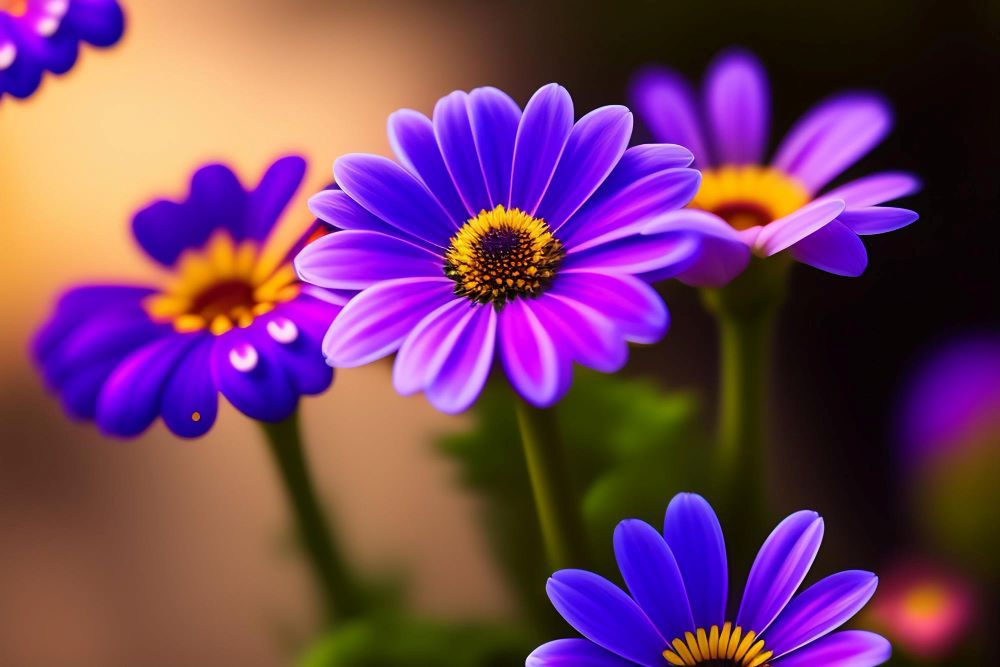
#> input picture Code/Images/tulip.jpg, 1000 x 667 px
$ jupyter execute LSB.ipynb
#> lines starting #> are read from the running program, lines starting #| are printed output that depends on the picture
[cell 1]
import numpy as np
import matplotlib.pyplot as plt
from skimage.transform import resize

[cell 2]
tulip = plt.imread('Images/tulip.jpg')
#> tulip is the input picture: shape (667, 1000, 3); mean R, G, B 115.5, 63.6, 99
message = plt.imread('Images/AI_pointers.png')
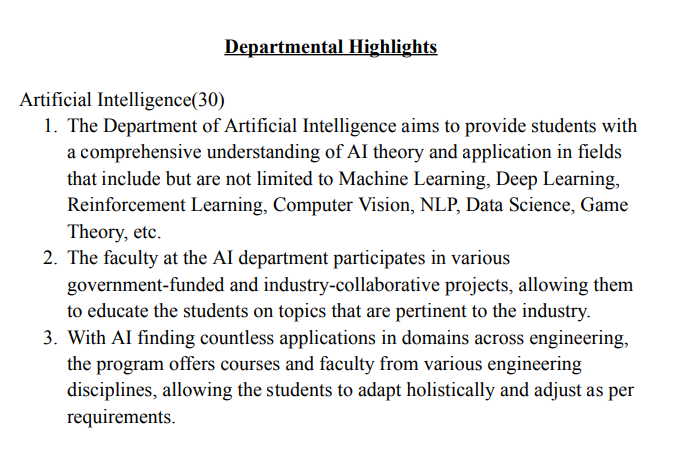
#> input picture Code/Images/AI_pointers.png, 682 x 459 px
#> message is the input picture: shape (459, 682, 4) float32; mean R, G, B, A 0.93, 0.93, 0.93, 1
message = np.asarray(message)
message = message[100:356, 100:356]
#> message: shape (256, 256, 4) float32

scale = (message.shape[1] / tulip.shape[1])*8
#> scale = 2.05
message = resize(message, (message.shape[0], message.shape[1]/scale, 3))
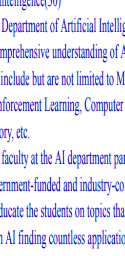
#> message: shape (256, 125, 3) float32; mean R, G, B 0.883, 0.883, 0.981

print(f"The hidden message size is {message.shape}")
#| The hidden message size is (256, 125, 3)
print(f"The original image size is {tulip.shape}")
#| The original image size is (667, 1000, 3)

message = (message * 255).astype(np.uint32)

plt.subplot(1, 2, 1)
plt.imshow(tulip)
plt.title("Original Image")

plt.subplot(1, 2, 2)
plt.imshow(message)
plt.title("Hidden Message")
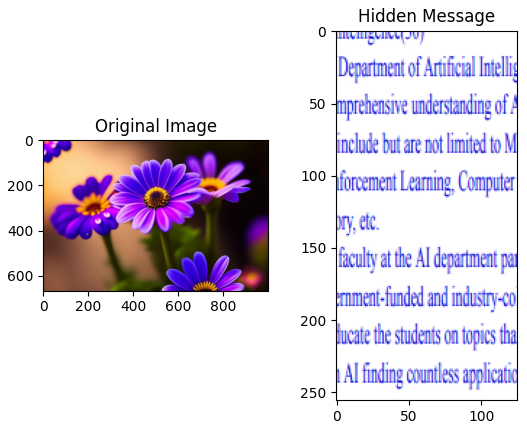
#> figure drawn by matplotlib, 2 panels

[cell 3]
def encode_LSB_match(original_img, hidden_img):

    new_original_img = np.copy(original_img)

    hidden_img_red = []
    hidden_img_green = []
    hidden_img_blue = []

    flat_red = new_original_img[:, :, 0].flatten()
    flat_green = new_original_img[:, :, 1].flatten()
    flat_blue = new_original_img[:, :, 2].flatten()

    flat_hid_red = hidden_img[:, :, 0].flatten()
    flat_hid_green = hidden_img[:, :, 1].flatten()
    flat_hid_blue = hidden_img[:, :, 2].flatten()

    mod_flat_red = np.copy(flat_red)
    mod_flat_green = np.copy(flat_green)
    mod_flat_blue = np.copy(flat_blue)

    for i in range(flat_hid_red.shape[0]):
        hidden_img_red.append(format(flat_hid_red[i], '08b'))
#> after the loop, hidden_img_red = 32000 items

    for i in range(flat_hid_green.shape[0]):
        hidden_img_green.append(format(flat_hid_green[i], '08b'))
#> after the loop, hidden_img_green = 32000 items

    for i in range(flat_hid_blue.shape[0]):
        hidden_img_blue.append(format(flat_hid_blue[i], '08b'))
#> after the loop, hidden_img_blue = 32000 items

    k = 0
    for x, y, z in zip(hidden_img_red, hidden_img_green, hidden_img_blue):
        for i in range(8):
        #     print(type(x[i]))
            if int(x[i]) != (mod_flat_red[k] & 1):
                mod_flat_red[k] = (254 if flat_red[k] == 255 else mod_flat_red[k] + 1)

            if int(y[i]) != (mod_flat_green[k] & 1):
                mod_flat_green[k] = (254 if flat_green[k] == 255 else mod_flat_green[k] + 1)

            if int(z[i]) != (mod_flat_blue[k] & 1):
                mod_flat_blue[k] = (254 if flat_blue[k] == 255 else mod_flat_blue[k] + 1)

            k += 1
#> this loop made 32000 passes
#> (x, y, z) on passes 1 to 3: ('01001001', '10000010', '11101101'), ('11110111', '11111011', '11111110'), ('10101111', '01111100', '11100110')
#> after the loop, k = 256000

    mod_flat_red = mod_flat_red.reshape(original_img.shape[0], original_img.shape[1])
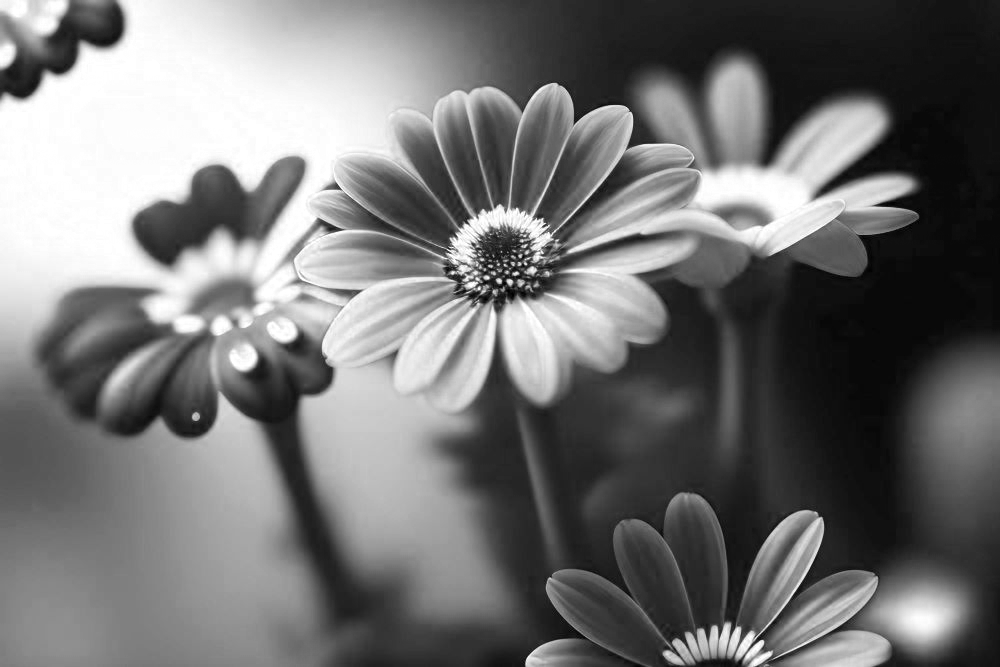
#> mod_flat_red: shape (667, 1000); min 0, max 255, mean 115.7
    mod_flat_green = mod_flat_green.reshape(original_img.shape[0], original_img.shape[1])
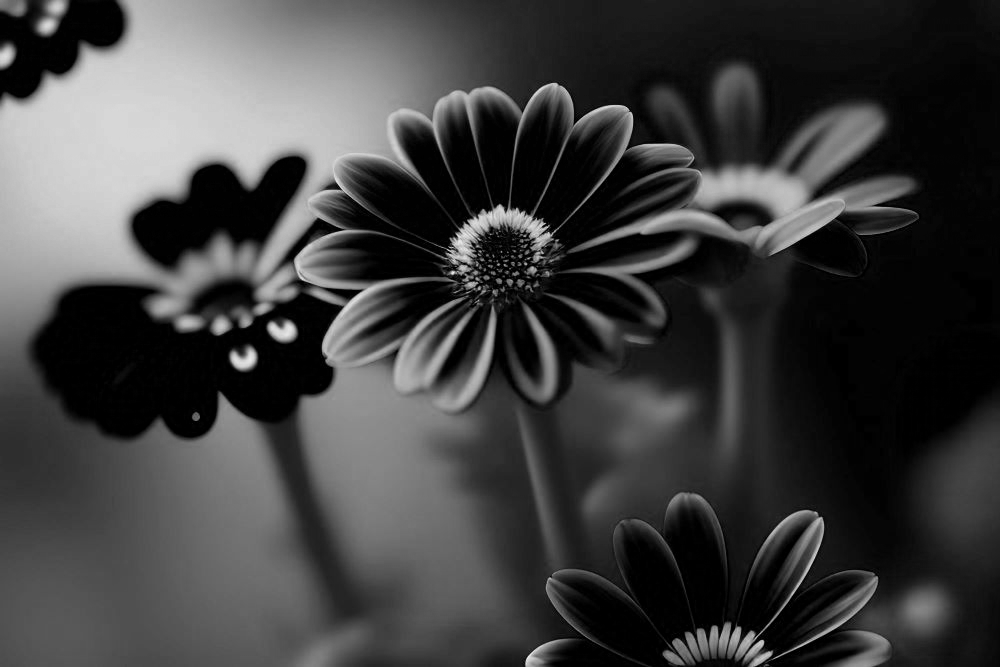
#> mod_flat_green: shape (667, 1000); min 0, max 242, mean 63.8
    mod_flat_blue = mod_flat_blue.reshape(original_img.shape[0], original_img.shape[1])
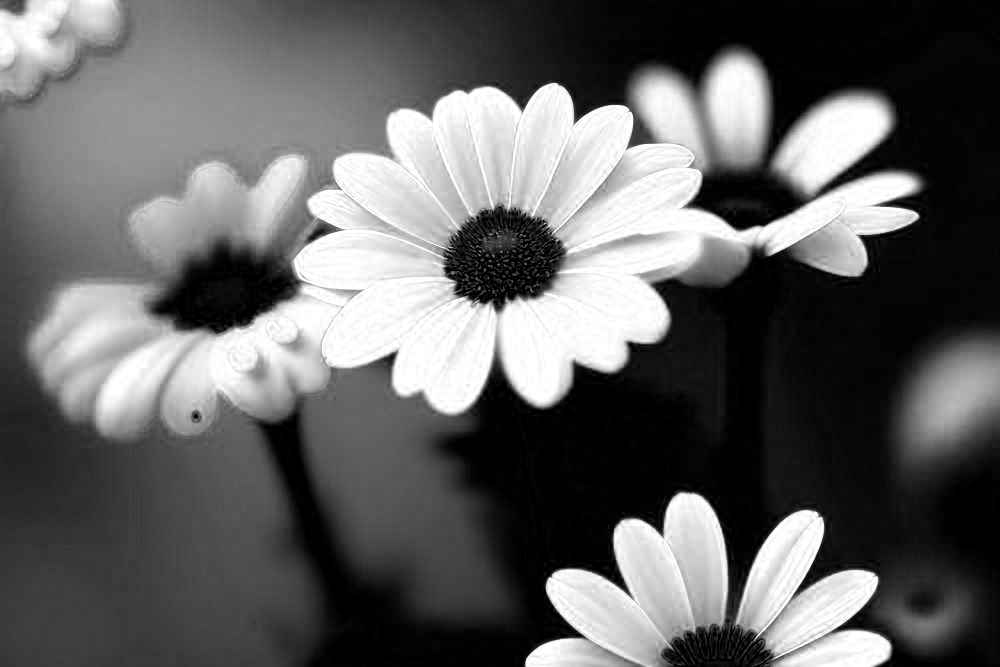
#> mod_flat_blue: shape (667, 1000); min 0, max 255, mean 99.1

    stego_img = np.zeros((original_img.shape[0], original_img.shape[1], 3), dtype=np.uint8)
    stego_img[:, :, 0] = mod_flat_red
    stego_img[:, :, 1] = mod_flat_green
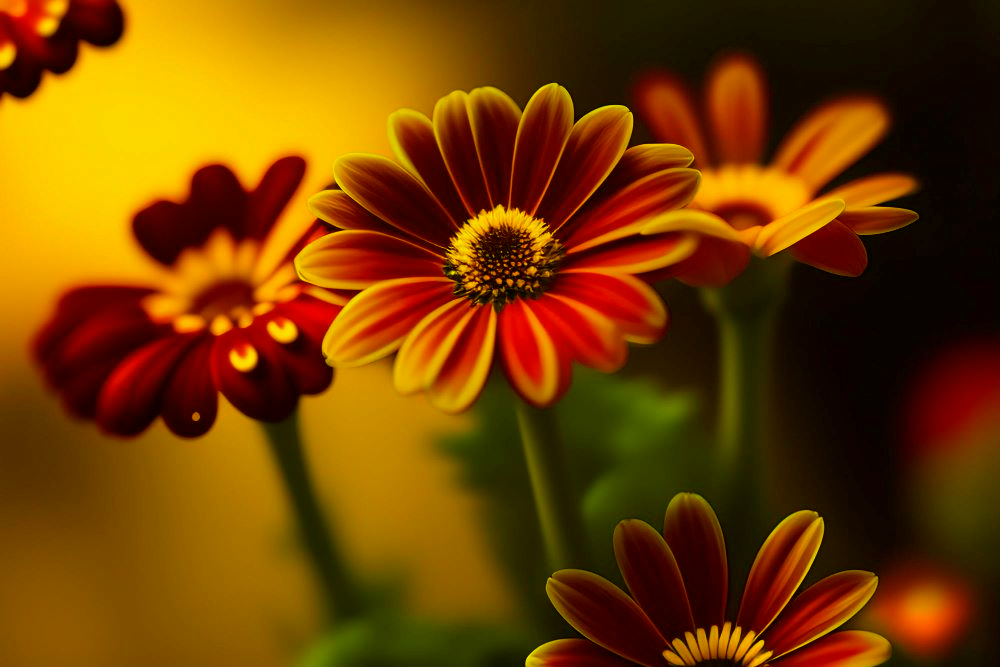
#> stego_img: shape (667, 1000, 3); mean of channels 0, 1, 2 115.7, 63.8, 0; drawn as R, G, B
    stego_img[:, :, 2] = mod_flat_blue


    return stego_img

[cell 4]
stego_img = encode_LSB_match(tulip, message)
diff_img = stego_img - tulip
# print(diff_img)
plt.imshow(stego_img)
diff_img = diff_img[0:363, : , :]
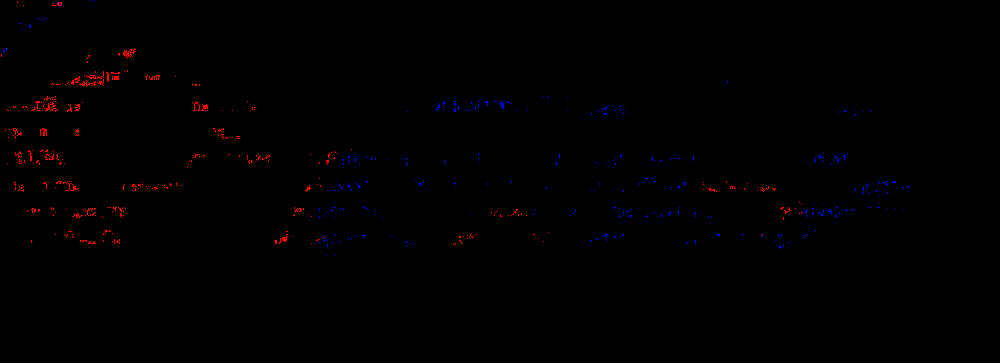
#> diff_img: shape (363, 1000, 3); mean of channels 0, 1, 2 1.4, 0.4, 0.8; drawn as R, G, B

[cell 5]
def Decode_LSB_Match(original_img, diff_img):
    a , b , c = diff_img.shape
#> a = 363; b = 1000; c = 3
    sz = int(b/8)
#> sz = 125

    new_original_img = np.copy(original_img)

    diff_img_red = diff_img[:, :, 0].flatten()
    diff_img_green = diff_img[:, :, 1].flatten()
    diff_img_blue = diff_img[:, :, 2].flatten()

    flat_red = new_original_img[:, :, 0].flatten()
    flat_green = new_original_img[:, :, 1].flatten()
    flat_blue = new_original_img[:, :, 2].flatten()

    mod_diff_red = np.zeros(diff_img_red.shape[0]).astype(np.uint8)
    mod_diff_green = np.zeros(diff_img_green.shape[0]).astype(np.uint8)
    mod_diff_blue = np.zeros(diff_img_blue.shape[0]).astype(np.uint8)

    for i in range(diff_img_red.shape[0]):
        if diff_img_red[i] != 0:
            mod_diff_red[i] = (1 if flat_red[i] & 1 == 0 else 0)
        else:
            mod_diff_red[i] = flat_red[i] & 1

    print(mod_diff_red.shape)
#| (363000,)

    for i in range(diff_img_green.shape[0]):
        if diff_img_green[i] != 0:
            mod_diff_green[i] = (1 if flat_green[i] & 1 == 0 else 0)
        else:
            mod_diff_green[i] = flat_green[i] & 1

    for i in range(diff_img_blue.shape[0]):
        if diff_img_blue[i] != 0:
            mod_diff_blue[i] = (1 if flat_blue[i] & 1 == 0 else 0)
        else:
            mod_diff_blue[i] = flat_blue[i] & 1

    hid_img_red = np.zeros((a, sz)).flatten()
    hid_img_green = np.zeros((a, sz)).flatten()
    hid_img_blue = np.zeros((a, sz)).flatten()

    for i in range(hid_img_red.shape[0]):
        hid_img_red[i] = int(''.join(map(str, mod_diff_red[i:i+8])), 2)
        hid_img_blue[i] = int(''.join(map(str, mod_diff_blue[i:i+8])), 2)
        hid_img_green[i] = int(''.join(map(str, mod_diff_green[i:i+8])), 2)


    hid_img_red = hid_img_red.reshape(a, sz)
    hid_img_green = hid_img_green.reshape(a, sz)
    hid_img_blue = hid_img_blue.reshape(a, sz)

    hidden_img = np.zeros((a, sz, 3), dtype=np.uint32)

    hidden_img[:, :, 0] = hid_img_red
    hidden_img[:, :, 1] = hid_img_green
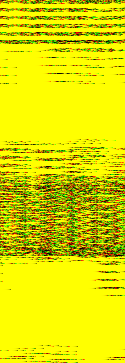
#> hidden_img: shape (363, 125, 3) uint32; mean of channels 0, 1, 2 220.2, 220.2, 0; drawn as R, G, B
    hidden_img[:, :, 2] = hid_img_blue
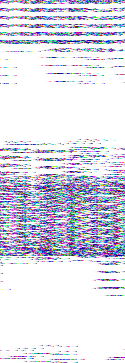
#> hidden_img: shape (363, 125, 3) uint32; mean of channels 0, 1, 2 220.2, 220.2, 231.5; drawn as R, G, B

    return hidden_img

[cell 6]
hidden_image = Decode_LSB_Match(tulip, diff_img)

plt.imshow(hidden_image)
